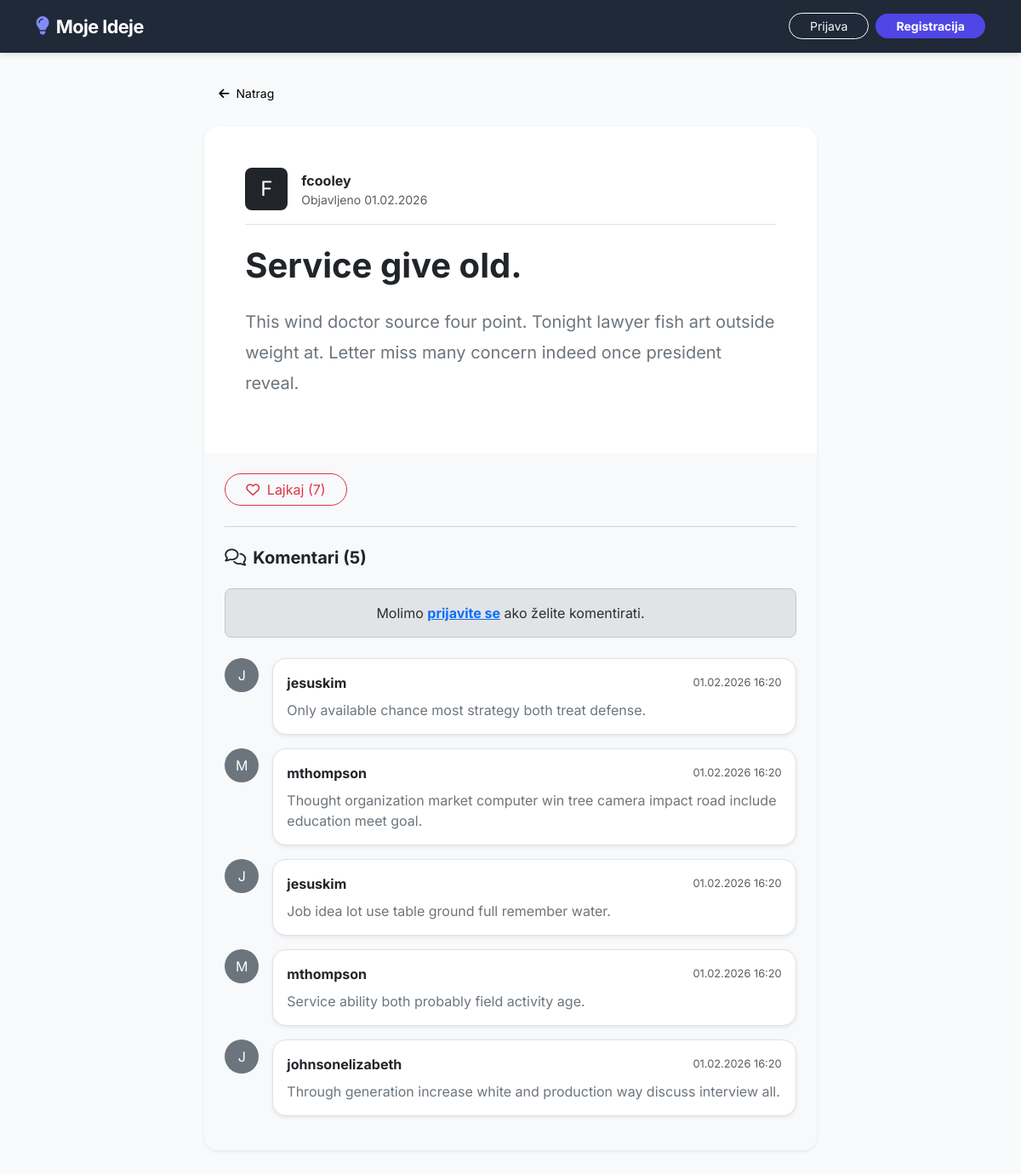
The app's page /post/31/ with its own data.
### moj_app/models.py (models this page shows, shortened)
class Post(models.Model):
    title = models.CharField(max_length=200, verbose_name="Naslov")
    content = models.TextField(verbose_name="Sadržaj")
    author = models.ForeignKey(User, on_delete=models.CASCADE, related_name='posts')
    created_at = models.DateTimeField(auto_now_add=True)
    updated_at = models.DateTimeField(auto_now=True)
    def total_likes(self):
        return self.likes.count()

class Comment(models.Model):
    post = models.ForeignKey(Post, on_delete=models.CASCADE, related_name='comments')
    author = models.ForeignKey(User, on_delete=models.SET_NULL, null=True, blank=True)
    content = models.TextField(verbose_name="Komentar")
    created_at = models.DateTimeField(auto_now_add=True)
    class Meta:
        ordering = ['-created_at'] # Najnoviji komentari prvi
    @property
    def display_author(self):
        if self.author:
            return self.author.username
        return "Obrisani korisnik"

### moj_app/views.py (the view)
# urls.py: path('post/<int:pk>/', PostDetailView.as_view(), name='post_detail'),
class PostDetailView(DetailView):
    model = Post
    template_name = 'posts/post_detail.html'
    context_object_name = 'post'
    def get_context_data(self, **kwargs):
        context = super().get_context_data(**kwargs)
        context['comments'] = self.object.comments.all()
        context['form'] = CommentForm()
        is_liked = False
        if self.request.user.is_authenticated:
            if self.object.likes.filter(user=self.request.user).exists():
                is_liked = True
        context['is_liked'] = is_liked
        return context
    def post(self, request, *args, **kwargs):
        if not request.user.is_authenticated:
            return redirect('login')
        self.object = self.get_object()
        form = CommentForm(request.POST)
        if form.is_valid():
            comment = form.save(commit=False)
            comment.post = self.object
            comment.author = request.user
            comment.save()
            return redirect('post_detail', pk=self.object.pk)
        context = self.get_context_data(object=self.object)
        context['form'] = form
        return self.render_to_response(context)

### templates/posts/post_detail.html (shortened to what this page needs)
{% extends 'base.html' %}
{% block content %}
<div class="row justify-content-center">
    <div class="col-lg-10">
        <a href="{% url 'post_list' %}" class="btn btn-light btn-sm mb-4 rounded-pill px-3">
            <i class="fas fa-arrow-left me-1"></i> Natrag
        </a>
        <div class="card border-0 shadow-sm rounded-4 overflow-hidden mb-5">
            <div class="card-body p-4 p-lg-5">
                <div class="d-flex justify-content-between align-items-start mb-4 pb-3 border-bottom">
                    <div class="d-flex align-items-center">
                        <div class="bg-dark text-white rounded-3 d-flex align-items-center justify-content-center me-3" style="width: 50px; height: 50px;">
                            <span class="fs-4">{{ post.author.username|slice:":1"|upper }}</span>
                        </div>
                        <div>
                            <div class="fw-bold">{{ post.author.username }}</div>
                            <div class="text-muted small">Objavljeno {{ post.created_at|date:"d.m.Y" }}</div>
                        </div>
                    </div>
                </div>
                <h1 class="display-6 fw-bold mb-4">{{ post.title }}</h1>
                <div class="content-body fs-5 text-secondary" style="line-height: 1.8;">
                    {{ post.content|linebreaks }}
                </div>
            </div>
            <div class="card-footer bg-light p-4 border-top-0">
                <div class="mb-4">
                    {% if user.is_authenticated %}
                        <form action="{% url 'like_post' post.pk %}" method="POST">
                            {% csrf_token %}
                            <button type="submit" class="btn {% if is_liked %}btn-danger{% else %}btn-outline-danger{% endif %} rounded-pill px-4">
                                <i class="{% if is_liked %}fas{% else %}far{% endif %} fa-heart me-1"></i>
                                {% if is_liked %}Sviđa mi se{% else %}Lajkaj{% endif %}
                                <span class="ms-1 fw-bold">({{ post.total_likes }})</span>
                            </button>
                        </form>
                    {% else %}
                        <a href="{% url 'login' %}" class="btn btn-outline-danger rounded-pill px-4">
                            <i class="far fa-heart me-1"></i> Lajkaj ({{ post.total_likes }})
                        </a>
                    {% endif %}
                </div>
                <hr class="text-muted opacity-25 my-4">
                <h5 class="fw-bold mb-4">
                    <i class="far fa-comments me-2"></i>Komentari ({{ comments.count }})
                </h5>
                {% if user.is_authenticated %}
                    <div class="mb-5">
                        <form method="post">
                            {% csrf_token %}
                            <div class="d-flex gap-2 align-items-start">
                                <div class="flex-grow-1">
                                    {{ form.content }}
                                </div>
                                <button type="submit" class="btn btn-primary px-4 py-2">
                                    <i class="fas fa-paper-plane"></i>
                                </button>
                            </div>
                        </form>
                    </div>
                {% else %}
                    <div class="alert alert-secondary rounded-3 mb-4 text-center">
                        Molimo <a href="{% url 'login' %}" class="fw-bold">prijavite se</a> ako želite komentirati.
                    </div>
                {% endif %}
                <div class="comments-list">
                    {% for comment in comments %}
                        <div class="d-flex gap-3 mb-3">
                            <div class="bg-secondary text-white rounded-circle d-flex align-items-center justify-content-center flex-shrink-0" style="width: 40px; height: 40px;">
                                {{ comment.display_author|slice:":1"|upper }}
                            </div>
                            <div class="bg-white p-3 rounded-4 shadow-sm w-100 border">
                                <div class="d-flex justify-content-between align-items-center mb-2">
                                    <strong class="text-dark">{{ comment.display_author }}</strong>
                                    <small class="text-muted" style="font-size: 0.8rem;">{{ comment.created_at|date:"d.m.Y H:i" }}</small>
                                </div>
                                <p class="mb-0 text-secondary" style="white-space: pre-wrap;">{{ comment.content }}</p>
                            </div>
                        </div>
                    {% empty %}
                        <div class="text-center py-4 text-muted opacity-75">
                            <i class="far fa-comment-dots fa-2x mb-2"></i>
                            <p>Još nema komentara. Budite prvi koji će podijeliti mišljenje!</p>
                        </div>
                    {% endfor %}
                </div>
            </div>
        </div>
    </div>
</div>
{% endblock %}

### templates/base.html (style rules this page uses)
:root { --primary-color: #4f46e5; --primary-hover: #4338ca; --bg-color: #f9fafb; --nav-bg: #1f2937; }
body { background-color: var(--bg-color); font-family: 'Inter', sans-serif; color: #1f2937; padding-top: 70px; min-height: 100vh; display: flex; flex-direction: column; }

### records on screen
Post: author.username "F", author.username "fcooley", created_at "01.02.2026", title "Service give old.", content "This wind doctor source four point. Tonight lawyer fish art outside weight at. Letter miss many concern indeed once president reveal.", total_likes "7", count "5"
Comment: display_author "J", display_author "jesuskim", created_at "01.02.2026 16:20", content "Only available chance most strategy both treat defense."
Comment: display_author "M", display_author "mthompson", created_at "01.02.2026 16:20", content "Thought organization market computer win tree camera impact road include education meet goal."
Comment: display_author "J", display_author "jesuskim", created_at "01.02.2026 16:20", content "Job idea lot use table ground full remember water."
Comment: display_author "M", display_author "mthompson", created_at "01.02.2026 16:20", content "Service ability both probably field activity age."
Comment: display_author "J", display_author "johnsonelizabeth", created_at "01.02.2026 16:20", content "Through generation increase white and production way discuss interview all."
